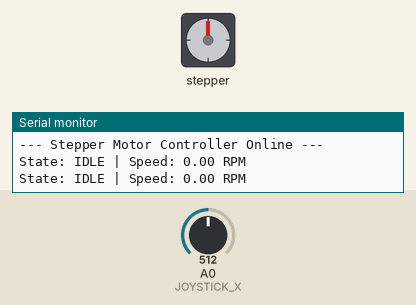
This sketch was run on a simulated Arduino Uno, built with avr-gcc and run on an emulated ATmega328P. On the bench: stepper motor, the last lines printed to the serial monitor. Wiring (inferred from the names in the program): stepper motor (2048 steps per turn assumed): coils pin 8, pin 9, pin 10, pin 11. The test bench sets the inputs (shaded band); at power-on: A0 (JOYSTICK_X) = 512.

Above: at 1.2 s.
1.3 s: A0 (JOYSTICK_X) set to 546
2.8 s: A0 (JOYSTICK_X) set to 574
At 5.76 s:
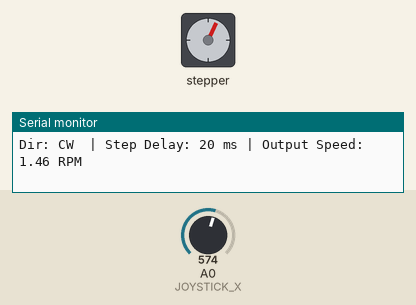
5.8 s: A0 (JOYSTICK_X) set to 190
8.8 s: A0 (JOYSTICK_X) set to 0
At 9.25 s:
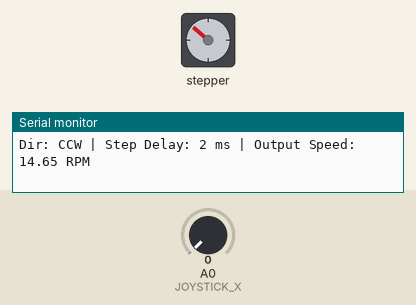
11.8 s: A0 (JOYSTICK_X) set to 716
At 12.9 s:
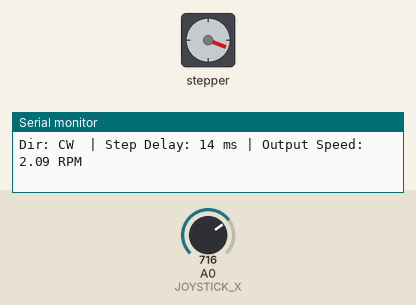
14.8 s: A0 (JOYSTICK_X) set to 1023
At 14.95 s:
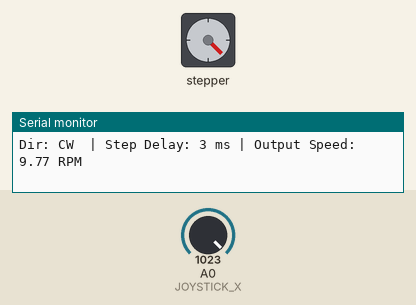
Timing chart, 0 to 21.7 s (numbered marks = the images above; inputs shaded):
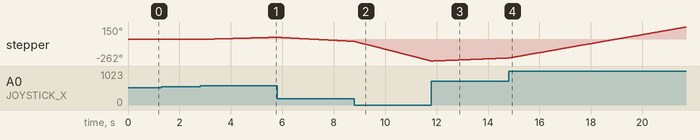

Measured:
- the behaviour switches between 562 and 563 on A0 (JOYSTICK_X) (found by bisection; images 0 and 1)
- after the input at 2.8 s, stepper: keeps turning clockwise at about 9°/s, starting after 0.12 s

The sketch:

main.ino
```cpp
/*
  Joystick Stepper Motor Control with Serial RPM Telemetry
  Board: Arduino UNO R3
*/

#define IN1 8
#define IN2 9
#define IN3 10
#define IN4 11
#define JOYSTICK_X A0

const int JOYSTICK_CENTER = 512;
const int DEADZONE = 50;

// 28BYJ-48 stepper motor has 2048 steps per full 360-degree revolution in full-step mode
const float STEPS_PER_REV = 2048.0;

const int stepSequence[4][4] = {
  {1, 1, 0, 0},
  {0, 1, 1, 0},
  {0, 0, 1, 1},
  {1, 0, 0, 1}
};

int currentStep = 0;
unsigned long lastSerialPrint = 0;

void setup() {
  Serial.begin(9600);

  pinMode(IN1, OUTPUT);
  pinMode(IN2, OUTPUT);
  pinMode(IN3, OUTPUT);
  pinMode(IN4, OUTPUT);

  stopMotor();
  Serial.println("--- Stepper Motor Controller Online ---");
}

void loop() {
  int joystickVal = analogRead(JOYSTICK_X);
  int offset = joystickVal - JOYSTICK_CENTER;

  if (abs(offset) > DEADZONE) {
    // Map joystick displacement to step delay in milliseconds (20ms slow -> 2ms fast)
    int stepDelay = map(abs(offset), DEADZONE, 512, 20, 2);

    // Calculate actual calculated RPM:
    // RPM = (60,000 ms / (stepDelay * STEPS_PER_REV))
    float calculatedRPM = 60000.0 / (stepDelay * STEPS_PER_REV);

    if (offset > 0) {
      currentStep = (currentStep + 1) % 4;
    } else {
      currentStep = (currentStep - 1 + 4) % 4;
    }

    applyStep(currentStep);

    // Print RPM telemetry every 200ms to keep output readable
    if (millis() - lastSerialPrint > 200) {
      Serial.print("Dir: ");
      Serial.print(offset > 0 ? "CW " : "CCW");
      Serial.print(" | Step Delay: ");
      Serial.print(stepDelay);
      Serial.print(" ms | Output Speed: ");
      Serial.print(calculatedRPM, 2);
      Serial.println(" RPM");
      lastSerialPrint = millis();
    }

    delay(stepDelay);

  } else {
    stopMotor();
    if (millis() - lastSerialPrint > 500) {
      Serial.println("State: IDLE | Speed: 0.00 RPM");
      lastSerialPrint = millis();
    }
  }
}

void applyStep(int step) {
  digitalWrite(IN1, stepSequence[step][0]);
  digitalWrite(IN2, stepSequence[step][1]);
  digitalWrite(IN3, stepSequence[step][2]);
  digitalWrite(IN4, stepSequence[step][3]);
}

void stopMotor() {
  digitalWrite(IN1, LOW);
  digitalWrite(IN2, LOW);
  digitalWrite(IN3, LOW);
  digitalWrite(IN4, LOW);
}
```
